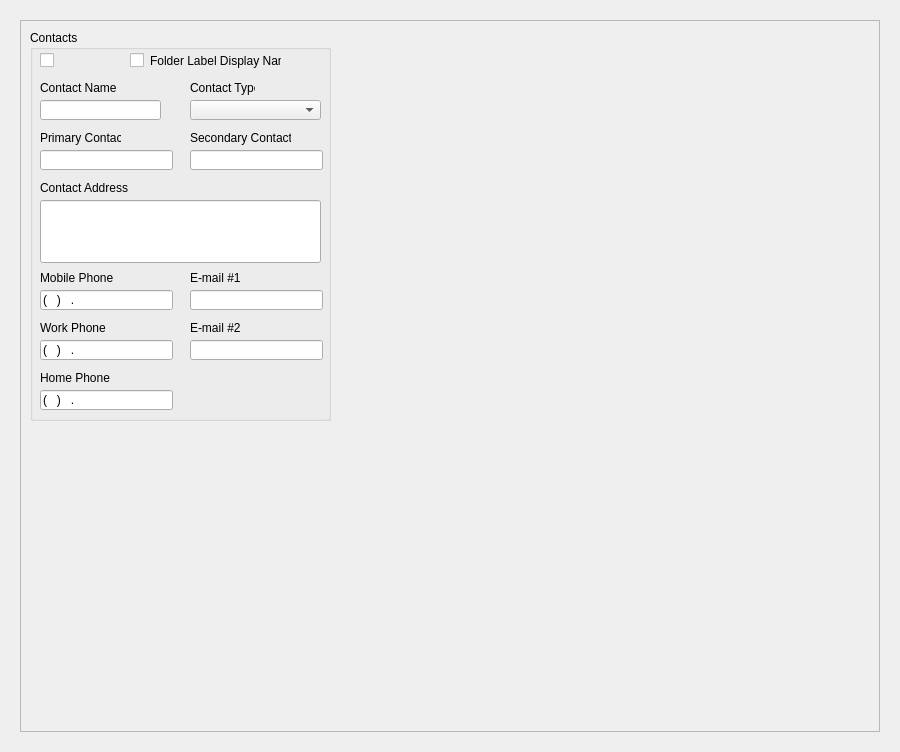
<?xml version="1.0" encoding="UTF-8"?>
<ui version="4.0">
 <class>Browser</class>
 <widget class="QWidget" name="Browser">
  <property name="geometry">
   <rect>
    <x>0</x>
    <y>0</y>
    <width>900</width>
    <height>752</height>
   </rect>
  </property>
  <property name="windowTitle">
   <string>BRS_GIS SQL Browser</string>
  </property>
  <layout class="QGridLayout" name="gridLayout">
   <item row="0" column="0">
    <widget class="brs_contacts" name="stackedWidget">
     <property name="frameShadow">
      <enum>QFrame::Sunken</enum>
     </property>
     <property name="currentIndex">
      <number>0</number>
     </property>
     <widget class="jobsdata" name="p3_jobsData">
      <layout class="QGridLayout" name="gridLayout_11">
       <item row="0" column="0">
        <widget class="QFrame" name="frame_3">
         <property name="frameShape">
          <enum>QFrame::StyledPanel</enum>
         </property>
         <property name="frameShadow">
          <enum>QFrame::Sunken</enum>
         </property>
         <widget class="QGroupBox" name="groupBox_contact">
          <property name="geometry">
           <rect>
            <x>10</x>
            <y>10</y>
            <width>301</width>
            <height>391</height>
           </rect>
          </property>
          <property name="title">
           <string>Contacts</string>
          </property>
          <widget class="QComboBox" name="contact_type">
           <property name="geometry">
            <rect>
             <x>160</x>
             <y>70</y>
             <width>131</width>
             <height>20</height>
            </rect>
           </property>
           <property name="sizePolicy">
            <sizepolicy hsizetype="Fixed" vsizetype="Fixed">
             <horstretch>0</horstretch>
             <verstretch>0</verstretch>
            </sizepolicy>
           </property>
          </widget>
          <widget class="QLabel" name="label_11">
           <property name="geometry">
            <rect>
             <x>10</x>
             <y>100</y>
             <width>81</width>
             <height>16</height>
            </rect>
           </property>
           <property name="text">
            <string>Primary Contact</string>
           </property>
           <property name="buddy">
            <cstring>primary_contact</cstring>
           </property>
          </widget>
          <widget class="QLabel" name="label_10">
           <property name="geometry">
            <rect>
             <x>160</x>
             <y>50</y>
             <width>65</width>
             <height>16</height>
            </rect>
           </property>
           <property name="text">
            <string>Contact Type</string>
           </property>
           <property name="buddy">
            <cstring>contact_type</cstring>
           </property>
          </widget>
          <widget class="QLineEdit" name="primary_contact">
           <property name="geometry">
            <rect>
             <x>10</x>
             <y>120</y>
             <width>133</width>
             <height>20</height>
            </rect>
           </property>
           <property name="sizePolicy">
            <sizepolicy hsizetype="Fixed" vsizetype="Fixed">
             <horstretch>0</horstretch>
             <verstretch>0</verstretch>
            </sizepolicy>
           </property>
          </widget>
          <widget class="QLabel" name="label_19">
           <property name="geometry">
            <rect>
             <x>10</x>
             <y>150</y>
             <width>91</width>
             <height>16</height>
            </rect>
           </property>
           <property name="text">
            <string>Contact Address</string>
           </property>
          </widget>
          <widget class="QLineEdit" name="contact_name">
           <property name="geometry">
            <rect>
             <x>10</x>
             <y>70</y>
             <width>121</width>
             <height>20</height>
            </rect>
           </property>
           <property name="sizePolicy">
            <sizepolicy hsizetype="Fixed" vsizetype="Fixed">
             <horstretch>0</horstretch>
             <verstretch>0</verstretch>
            </sizepolicy>
           </property>
          </widget>
          <widget class="QLabel" name="label_27">
           <property name="geometry">
            <rect>
             <x>10</x>
             <y>50</y>
             <width>131</width>
             <height>16</height>
            </rect>
           </property>
           <property name="text">
            <string>Contact Name</string>
           </property>
           <property name="buddy">
            <cstring>primary_contact</cstring>
           </property>
          </widget>
          <widget class="QLineEdit" name="phone_mobile">
           <property name="geometry">
            <rect>
             <x>10</x>
             <y>260</y>
             <width>133</width>
             <height>20</height>
            </rect>
           </property>
           <property name="sizePolicy">
            <sizepolicy hsizetype="Fixed" vsizetype="Fixed">
             <horstretch>0</horstretch>
             <verstretch>0</verstretch>
            </sizepolicy>
           </property>
           <property name="inputMask">
            <string>(000)000.0000</string>
           </property>
          </widget>
          <widget class="QLabel" name="label_61">
           <property name="geometry">
            <rect>
             <x>10</x>
             <y>240</y>
             <width>101</width>
             <height>16</height>
            </rect>
           </property>
           <property name="text">
            <string>Mobile Phone</string>
           </property>
           <property name="buddy">
            <cstring>primary_contact</cstring>
           </property>
          </widget>
          <widget class="QLineEdit" name="phone_work">
           <property name="geometry">
            <rect>
             <x>10</x>
             <y>310</y>
             <width>133</width>
             <height>20</height>
            </rect>
           </property>
           <property name="sizePolicy">
            <sizepolicy hsizetype="Fixed" vsizetype="Fixed">
             <horstretch>0</horstretch>
             <verstretch>0</verstretch>
            </sizepolicy>
           </property>
           <property name="inputMask">
            <string>(000)000.0000</string>
           </property>
          </widget>
          <widget class="QLabel" name="label_62">
           <property name="geometry">
            <rect>
             <x>10</x>
             <y>290</y>
             <width>101</width>
             <height>16</height>
            </rect>
           </property>
           <property name="text">
            <string>Work Phone</string>
           </property>
           <property name="buddy">
            <cstring>primary_contact</cstring>
           </property>
          </widget>
          <widget class="QLineEdit" name="phone_home">
           <property name="geometry">
            <rect>
             <x>10</x>
             <y>360</y>
             <width>133</width>
             <height>20</height>
            </rect>
           </property>
           <property name="sizePolicy">
            <sizepolicy hsizetype="Fixed" vsizetype="Fixed">
             <horstretch>0</horstretch>
             <verstretch>0</verstretch>
            </sizepolicy>
           </property>
           <property name="inputMask">
            <string>(000)000.0000</string>
           </property>
          </widget>
          <widget class="QLabel" name="label_63">
           <property name="geometry">
            <rect>
             <x>10</x>
             <y>340</y>
             <width>101</width>
             <height>16</height>
            </rect>
           </property>
           <property name="text">
            <string>Home Phone</string>
           </property>
           <property name="buddy">
            <cstring>primary_contact</cstring>
           </property>
          </widget>
          <widget class="QLabel" name="label_30">
           <property name="geometry">
            <rect>
             <x>160</x>
             <y>100</y>
             <width>101</width>
             <height>16</height>
            </rect>
           </property>
           <property name="text">
            <string>Secondary Contact</string>
           </property>
           <property name="buddy">
            <cstring>primary_contact</cstring>
           </property>
          </widget>
          <widget class="QLineEdit" name="secondary_contact">
           <property name="geometry">
            <rect>
             <x>160</x>
             <y>120</y>
             <width>133</width>
             <height>20</height>
            </rect>
           </property>
           <property name="sizePolicy">
            <sizepolicy hsizetype="Fixed" vsizetype="Fixed">
             <horstretch>0</horstretch>
             <verstretch>0</verstretch>
            </sizepolicy>
           </property>
          </widget>
          <widget class="QLabel" name="label_66">
           <property name="geometry">
            <rect>
             <x>160</x>
             <y>240</y>
             <width>101</width>
             <height>16</height>
            </rect>
           </property>
           <property name="text">
            <string>E-mail #1</string>
           </property>
           <property name="buddy">
            <cstring>primary_contact</cstring>
           </property>
          </widget>
          <widget class="QLineEdit" name="email_primary">
           <property name="geometry">
            <rect>
             <x>160</x>
             <y>260</y>
             <width>133</width>
             <height>20</height>
            </rect>
           </property>
           <property name="sizePolicy">
            <sizepolicy hsizetype="Fixed" vsizetype="Fixed">
             <horstretch>0</horstretch>
             <verstretch>0</verstretch>
            </sizepolicy>
           </property>
           <property name="text">
            <string/>
           </property>
          </widget>
          <widget class="QLineEdit" name="email_secondary">
           <property name="geometry">
            <rect>
             <x>160</x>
             <y>310</y>
             <width>133</width>
             <height>20</height>
            </rect>
           </property>
           <property name="sizePolicy">
            <sizepolicy hsizetype="Fixed" vsizetype="Fixed">
             <horstretch>0</horstretch>
             <verstretch>0</verstretch>
            </sizepolicy>
           </property>
           <property name="text">
            <string/>
           </property>
          </widget>
          <widget class="QLabel" name="label_67">
           <property name="geometry">
            <rect>
             <x>160</x>
             <y>290</y>
             <width>101</width>
             <height>16</height>
            </rect>
           </property>
           <property name="text">
            <string>E-mail #2</string>
           </property>
           <property name="buddy">
            <cstring>primary_contact</cstring>
           </property>
          </widget>
          <widget class="QCheckBox" name="client">
           <property name="geometry">
            <rect>
             <x>10</x>
             <y>20</y>
             <width>16</width>
             <height>21</height>
            </rect>
           </property>
           <property name="font">
            <font>
             <family>Broadway</family>
             <pointsize>14</pointsize>
            </font>
           </property>
           <property name="styleSheet">
            <string notr="true">QCheckBox{
font:broadway;
color:green
}</string>
           </property>
           <property name="text">
            <string/>
           </property>
          </widget>
          <widget class="QLabel" name="label">
           <property name="geometry">
            <rect>
             <x>25</x>
             <y>20</y>
             <width>61</width>
             <height>21</height>
            </rect>
           </property>
           <property name="text">
            <string/>
           </property>
           <property name="pixmap">
            <pixmap>client.png</pixmap>
           </property>
          </widget>
          <widget class="QLineEdit" name="contact_addr">
           <property name="geometry">
            <rect>
             <x>10</x>
             <y>170</y>
             <width>281</width>
             <height>63</height>
            </rect>
           </property>
           <property name="alignment">
            <set>Qt::AlignLeading|Qt::AlignLeft|Qt::AlignTop</set>
           </property>
          </widget>
          <widget class="QCheckBox" name="folder">
           <property name="geometry">
            <rect>
             <x>100</x>
             <y>20</y>
             <width>16</width>
             <height>21</height>
            </rect>
           </property>
           <property name="font">
            <font>
             <family>Broadway</family>
             <pointsize>14</pointsize>
            </font>
           </property>
           <property name="styleSheet">
            <string notr="true">QCheckBox{
font:broadway;
color:green
}</string>
           </property>
           <property name="text">
            <string/>
           </property>
          </widget>
          <widget class="QLabel" name="label_28">
           <property name="geometry">
            <rect>
             <x>120</x>
             <y>23</y>
             <width>131</width>
             <height>16</height>
            </rect>
           </property>
           <property name="text">
            <string>Folder Label Display Name</string>
           </property>
           <property name="buddy">
            <cstring>primary_contact</cstring>
           </property>
          </widget>
          <zorder>primary_contact</zorder>
          <zorder>label_19</zorder>
          <zorder>contact_type</zorder>
          <zorder>label_10</zorder>
          <zorder>label_11</zorder>
          <zorder>contact_name</zorder>
          <zorder>label_27</zorder>
          <zorder>phone_mobile</zorder>
          <zorder>label_61</zorder>
          <zorder>phone_work</zorder>
          <zorder>label_62</zorder>
          <zorder>phone_home</zorder>
          <zorder>label_63</zorder>
          <zorder>label_30</zorder>
          <zorder>secondary_contact</zorder>
          <zorder>label_66</zorder>
          <zorder>email_primary</zorder>
          <zorder>email_secondary</zorder>
          <zorder>label_67</zorder>
          <zorder>client</zorder>
          <zorder>label</zorder>
          <zorder>contact_addr</zorder>
          <zorder>folder</zorder>
          <zorder>label_28</zorder>
         </widget>
        </widget>
       </item>
      </layout>
     </widget>
    </widget>
   </item>
  </layout>
  <action name="insertRowAction">
   <property name="enabled">
    <bool>false</bool>
   </property>
   <property name="text">
    <string>&amp;Insert Row</string>
   </property>
   <property name="statusTip">
    <string>Inserts a new Row</string>
   </property>
  </action>
  <action name="deleteRowAction">
   <property name="enabled">
    <bool>false</bool>
   </property>
   <property name="text">
    <string>&amp;Delete Row</string>
   </property>
   <property name="statusTip">
    <string>Deletes the current Row</string>
   </property>
  </action>
  <action name="fieldStrategyAction">
   <property name="checkable">
    <bool>true</bool>
   </property>
   <property name="text">
    <string>Submit on &amp;Field Change</string>
   </property>
   <property name="toolTip">
    <string>Commit on Field Change</string>
   </property>
  </action>
  <action name="rowStrategyAction">
   <property name="checkable">
    <bool>true</bool>
   </property>
   <property name="text">
    <string>Submit on &amp;Row Change</string>
   </property>
   <property name="toolTip">
    <string>Commit on Row Change</string>
   </property>
  </action>
  <action name="manualStrategyAction">
   <property name="checkable">
    <bool>true</bool>
   </property>
   <property name="text">
    <string>Submit &amp;Manually</string>
   </property>
   <property name="toolTip">
    <string>Commit Manually</string>
   </property>
  </action>
  <action name="submitAction">
   <property name="text">
    <string>&amp;Submit All</string>
   </property>
   <property name="toolTip">
    <string>Submit Changes</string>
   </property>
  </action>
  <action name="revertAction">
   <property name="text">
    <string>&amp;Revert All</string>
   </property>
   <property name="toolTip">
    <string>Revert</string>
   </property>
  </action>
  <action name="selectAction">
   <property name="text">
    <string>S&amp;elect</string>
   </property>
   <property name="toolTip">
    <string>Refresh Data from Database</string>
   </property>
  </action>
 </widget>
 <customwidgets>
  <customwidget>
   <class>jobsdata</class>
   <extends>QWidget</extends>
   <header>jobsdata.h</header>
   <container>1</container>
  </customwidget>
  <customwidget>
   <class>brs_contacts</class>
   <extends>QStackedWidget</extends>
   <header>brs_contacts.h</header>
   <container>1</container>
   <slots>
    <signal>setCurrentIndex(2)</signal>
   </slots>
  </customwidget>
 </customwidgets>
 <tabstops>
  <tabstop>client</tabstop>
  <tabstop>contact_name</tabstop>
  <tabstop>contact_type</tabstop>
  <tabstop>primary_contact</tabstop>
  <tabstop>secondary_contact</tabstop>
  <tabstop>contact_addr</tabstop>
  <tabstop>phone_mobile</tabstop>
  <tabstop>phone_work</tabstop>
  <tabstop>phone_home</tabstop>
  <tabstop>email_primary</tabstop>
  <tabstop>email_secondary</tabstop>
 </tabstops>
 <resources>
  <include location="login_resources.qrc"/>
 </resources>
 <connections/>
</ui>
